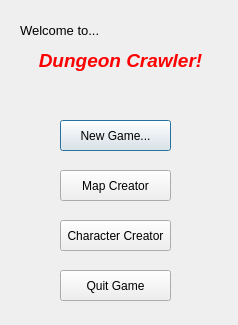
<?xml version="1.0" encoding="UTF-8"?>
<ui version="4.0">
 <class>SplashDialog</class>
 <widget class="QDialog" name="SplashDialog">
  <property name="geometry">
   <rect>
    <x>0</x>
    <y>0</y>
    <width>238</width>
    <height>325</height>
   </rect>
  </property>
  <property name="windowTitle">
   <string>Dungeon Crawler</string>
  </property>
  <property name="windowIcon">
   <iconset resource="images.qrc">
    <normaloff>:/images/dungeoncrawler.png</normaloff>:/images/dungeoncrawler.png</iconset>
  </property>
  <widget class="QLabel" name="titleText">
   <property name="geometry">
    <rect>
     <x>10</x>
     <y>30</y>
     <width>221</width>
     <height>61</height>
    </rect>
   </property>
   <property name="text">
    <string>&lt;html&gt;&lt;head/&gt;&lt;body&gt;&lt;p align=&quot;center&quot;&gt;&lt;span style=&quot; font-size:14pt; font-weight:600; font-style:italic; color:#ff0000;&quot;&gt;Dungeon Crawler!&lt;/span&gt;&lt;/p&gt;&lt;/body&gt;&lt;/html&gt;</string>
   </property>
  </widget>
  <widget class="QPushButton" name="newButton">
   <property name="geometry">
    <rect>
     <x>60</x>
     <y>120</y>
     <width>111</width>
     <height>31</height>
    </rect>
   </property>
   <property name="text">
    <string>New Game...</string>
   </property>
  </widget>
  <widget class="QLabel" name="welcomeText">
   <property name="geometry">
    <rect>
     <x>20</x>
     <y>20</y>
     <width>91</width>
     <height>21</height>
    </rect>
   </property>
   <property name="text">
    <string>&lt;html&gt;&lt;head/&gt;&lt;body&gt;&lt;p&gt;&lt;span style=&quot; font-size:10pt;&quot;&gt;Welcome to...&lt;/span&gt;&lt;/p&gt;&lt;/body&gt;&lt;/html&gt;</string>
   </property>
  </widget>
  <widget class="QPushButton" name="mapButton">
   <property name="geometry">
    <rect>
     <x>60</x>
     <y>170</y>
     <width>111</width>
     <height>31</height>
    </rect>
   </property>
   <property name="text">
    <string>Map Creator</string>
   </property>
  </widget>
  <widget class="QPushButton" name="characterButton">
   <property name="geometry">
    <rect>
     <x>60</x>
     <y>220</y>
     <width>111</width>
     <height>31</height>
    </rect>
   </property>
   <property name="text">
    <string>Character Creator</string>
   </property>
  </widget>
  <widget class="QPushButton" name="quitButton">
   <property name="geometry">
    <rect>
     <x>60</x>
     <y>270</y>
     <width>111</width>
     <height>31</height>
    </rect>
   </property>
   <property name="text">
    <string>Quit Game</string>
   </property>
  </widget>
 </widget>
 <tabstops>
  <tabstop>newButton</tabstop>
  <tabstop>mapButton</tabstop>
 </tabstops>
 <resources>
  <include location="images.qrc"/>
 </resources>
 <connections/>
</ui>
